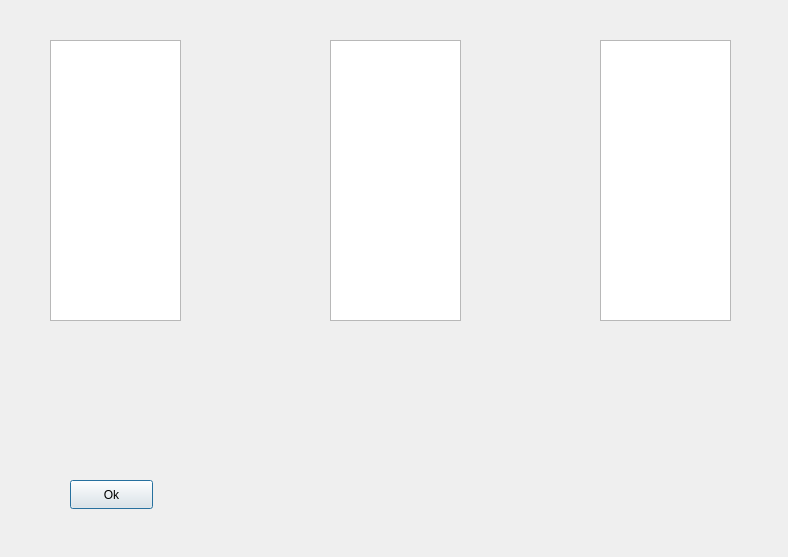
<?xml version="1.0" encoding="UTF-8"?>
<ui version="4.0">
 <class>Dialog</class>
 <widget class="QDialog" name="Dialog">
  <property name="geometry">
   <rect>
    <x>0</x>
    <y>0</y>
    <width>788</width>
    <height>557</height>
   </rect>
  </property>
  <property name="windowTitle">
   <string>Dialog</string>
  </property>
  <widget class="QTextBrowser" name="textBrowser">
   <property name="geometry">
    <rect>
     <x>50</x>
     <y>40</y>
     <width>131</width>
     <height>281</height>
    </rect>
   </property>
  </widget>
  <widget class="QTextBrowser" name="textBrowser_2">
   <property name="geometry">
    <rect>
     <x>330</x>
     <y>40</y>
     <width>131</width>
     <height>281</height>
    </rect>
   </property>
  </widget>
  <widget class="QTextBrowser" name="textBrowser_3">
   <property name="geometry">
    <rect>
     <x>600</x>
     <y>40</y>
     <width>131</width>
     <height>281</height>
    </rect>
   </property>
  </widget>
  <widget class="QPushButton" name="pushButton">
   <property name="geometry">
    <rect>
     <x>70</x>
     <y>480</y>
     <width>83</width>
     <height>29</height>
    </rect>
   </property>
   <property name="text">
    <string>Ok</string>
   </property>
  </widget>
 </widget>
 <resources/>
 <connections/>
</ui>
